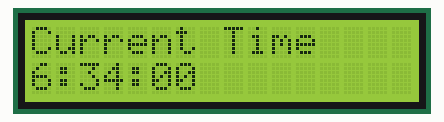
A sketch run on a simulated Arduino Uno, built with avr-gcc and run on an emulated ATmega328P. On the bench: 16×2 character LCD.

Above: at 0.1 s.
At 4.1 s:
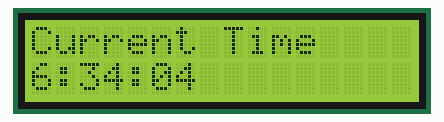
At 9.1 s:
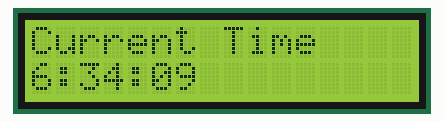
At 19.1 s:
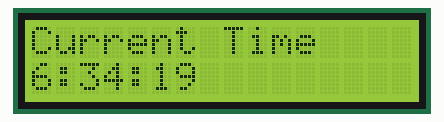
At 28.1 s:
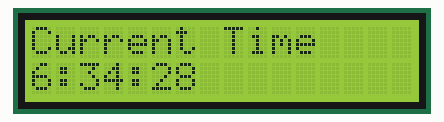
At 38.1 s:
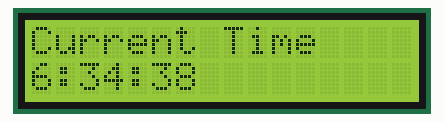

The sketch:

LCD_Clock_Final.ino
```cpp
//Sample using LiquidCrystal library
#include <LiquidCrystal.h>

// select the pins used on the LCD panel
LiquidCrystal lcd(8, 9, 4, 5, 6, 7);

unsigned long int currentTime;
unsigned int seconds = 0;
unsigned int minutes = 34;
unsigned int hours = 6;


void setup()
{
  currentTime = millis();
  lcd.begin(16, 2);              // start the library
  lcd.setCursor(0, 0);
  lcd.print("Current Time"); // print a simple message
}

void loop()
{
  if (millis() - currentTime > 1000) {
    currentTime = millis();
    if (seconds == 59) {
      seconds = 0;
      if (minutes == 59) {
        minutes = 0;
        if(hours == 23) {
          hours = 0;
        }
        else {
          hours = hours + 1;
        }
      }
      else {
        minutes = minutes + 1;
      }
    } else {
      seconds = seconds + 1;
    }
  }

  lcd.setCursor(0, 1);           // move to the begining of the second line
  lcd.print(hours);
  lcd.print(":");
  lcd.print(minutes);
  lcd.print(":");

  if(seconds < 10) {
    lcd.print(0);
  }

  lcd.print(seconds);      // display seconds elapsed since power-up
}
```

Measured:
- what the display in image 1 shows lasts 1.0 s, from 4.0 s to 5.0 s
